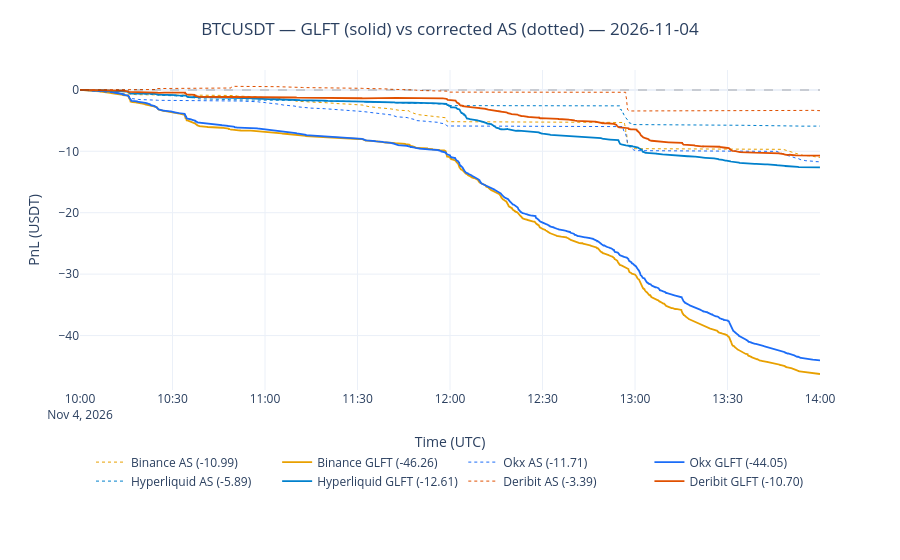

Notebook cell for this chart:
### Markdown cell above
## 8. Backtest: corrected AS vs GLFT (γ = 1e-4, calibrated κ and A)

### Code cell
RESULTS = {}
for venue, deltas in DELTAS.items():
    iid, c = f"BTCPERP.{venue.upper()}", CAL[venue]
    RESULTS[(venue, "AS")] = run_backtest(venue, deltas, AvellanedaStoikov(
        ASConfig(instrument_id=iid, kappa=c["kappa"], **AS_PARAMS)))
    RESULTS[(venue, "GLFT")] = run_backtest(venue, deltas, GLFT(
        GLFTConfig(instrument_id=iid, kappa=c["kappa"], A=c["A"], **GLFT_PARAMS)))

SUMMARY = pd.DataFrame([{"venue": v, "model": m, "net_pnl": r["final"], "fees": r["fees"], "gross_pnl": r["gross"],
                         "fills": r["fills"], "gross_per_fill": r["gross"] / max(r["fills"], 1),
                         "peak_pnl": r["peak"], "max_inv_btc": r["max_inv"]}
                        for (v, m), r in RESULTS.items()]).set_index(["venue", "model"])
print(SUMMARY.to_string(float_format="{:+.4f}".format))

fig = go.Figure()
for (venue, model), r in RESULTS.items():
    df = r["equity"]
    fig.add_trace(go.Scatter(x=df.index.strftime("%Y-%m-%dT%H:%M:%S").tolist(), y=df["pnl"],
        name=f"{venue.capitalize()} {model} ({r['final']:+.2f})",
        line=dict(color=COLORS.get(venue, "#888"), width=1.8 if model == "GLFT" else 1.0,
                  dash="solid" if model == "GLFT" else "dot")))
fig.add_hline(y=0, line_dash="dash", line_color="rgba(0,0,0,0.15)")
fig.update_layout(title=dict(text=f"BTCUSDT — GLFT (solid) vs corrected AS (dotted) — {DATE}", x=0.5),
                  template="plotly_white", height=560, xaxis_title="Time (UTC)", yaxis_title="PnL (USDT)", margin=dict(t=70, b=170),
                  legend=dict(orientation="h", yanchor="top", y=-0.18, xanchor="center", x=0.5))
fig.show()
ipy_display(Image(fig.to_image(format="png", scale=2, width=950)))

### Figure 1 — Plotly figure (JSON) as saved in the notebook; plotly's stock layout.template omitted (floating-point values rounded to 4 significant figures; data arrays with more than 128 entries replaced by an {"elided": "..."} marker saying what was removed)
{"data": [{"line": {"color": "#E8A000", "dash": "dot", "width": 1.0}, "name": "Binance AS (-10.99)", "type": "scatter", "x": {"elided": "7769 str values"}, "y": {"elided": "7769 float values"}}, {"line": {"color": "#E8A000", "dash": "solid", "width": 1.8}, "name": "Binance GLFT (-46.26)", "type": "scatter", "x": {"elided": "15553 str values"}, "y": {"elided": "15553 float values"}}, {"line": {"color": "#1B6CF7", "dash": "dot", "width": 1.0}, "name": "Okx AS (-11.71)", "type": "scatter", "x": {"elided": "7271 str values"}, "y": {"elided": "7271 float values"}}, {"line": {"color": "#1B6CF7", "dash": "solid", "width": 1.8}, "name": "Okx GLFT (-44.05)", "type": "scatter", "x": {"elided": "13697 str values"}, "y": {"elided": "13697 float values"}}, {"line": {"color": "#0080CC", "dash": "dot", "width": 1.0}, "name": "Hyperliquid AS (-5.89)", "type": "scatter", "x": {"elided": "2700 str values"}, "y": {"elided": "2700 float values"}}, {"line": {"color": "#0080CC", "dash": "solid", "width": 1.8}, "name": "Hyperliquid GLFT (-12.61)", "type": "scatter", "x": {"elided": "4221 str values"}, "y": {"elided": "4221 float values"}}, {"line": {"color": "#E05000", "dash": "dot", "width": 1.0}, "name": "Deribit AS (-3.39)", "type": "scatter", "x": {"elided": "8837 str values"}, "y": {"elided": "8837 float values"}}, {"line": {"color": "#E05000", "dash": "solid", "width": 1.8}, "name": "Deribit GLFT (-10.70)", "type": "scatter", "x": {"elided": "18573 str values"}, "y": {"elided": "18573 float values"}}], "layout": {"height": 560, "legend": {"orientation": "h", "x": 0.5, "xanchor": "center", "y": -0.18, "yanchor": "top"}, "margin": {"b": 170, "t": 70}, "shapes": [{"line": {"color": "rgba(0,0,0,0.15)", "dash": "dash"}, "type": "line", "x0": 0, "x1": 1, "xref": "x domain", "y0": 0, "y1": 0, "yref": "y"}], "title": {"text": "BTCUSDT — GLFT (solid) vs corrected AS (dotted) — 2026-11-04", "x": 0.5}, "xaxis": {"title": {"text": "Time (UTC)"}}, "yaxis": {"title": {"text": "PnL (USDT)"}}}}
